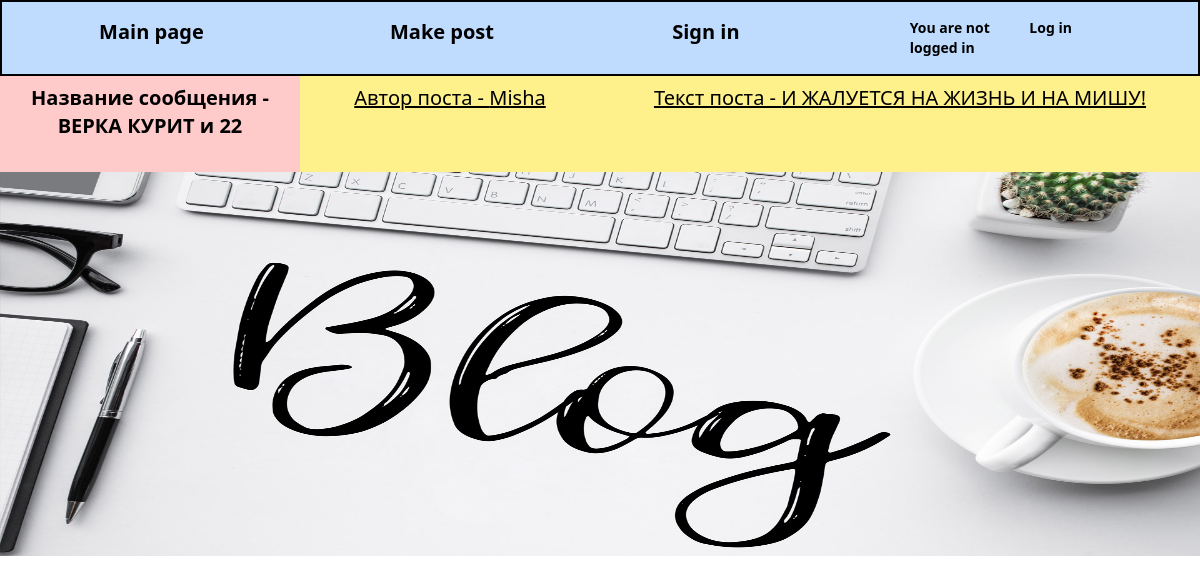
The page /post/22/ on the database its author committed.
### blog_coop/models.py (models this page shows, shortened)
class Post(models.Model):
    title = models.CharField(max_length=100, help_text='Введите имя заголовка', verbose_name='Имя заголовка')
    author = models.ForeignKey('auth.User', on_delete=models.CASCADE)
    body = models.TextField(help_text='содержимое', verbose_name='Введите текст')

### blog_coop/views.py (the view)
# urls.py: path('post/<int:pk>/', BlogDetailView.as_view(), name='post_details'),
class BlogDetailView(DetailView): # Для детального отображения информации о обьекте
    model = Post
    template_name = 'post_detail.html'

### templates/post_detail.html (shortened to what this page needs)
{% extends 'base.html' %}
{% block content %}
    <div class="basis-1/4 text-xl bg-red-200 h-24 text-center py-2 font-bold">Название сообщения - {{ object.title }} и {{ object.pk }}</div>
    <div class="basis-1/4 text-xl underline bg-yellow-200 h-24 text-center py-2">Автор поста -  {{ object.author }}</div>
    <div class="basis-2/4 text-xl underline bg-yellow-200 h-24 text-center py-2">Текст поста -  {{ object.body }}</div>
{% endblock %}

### rows shown on the page
Post: title "ВЕРКА КУРИТ", pk "22", author "Misha", body "И ЖАЛУЕТСЯ НА ЖИЗНЬ И НА МИШУ!"
